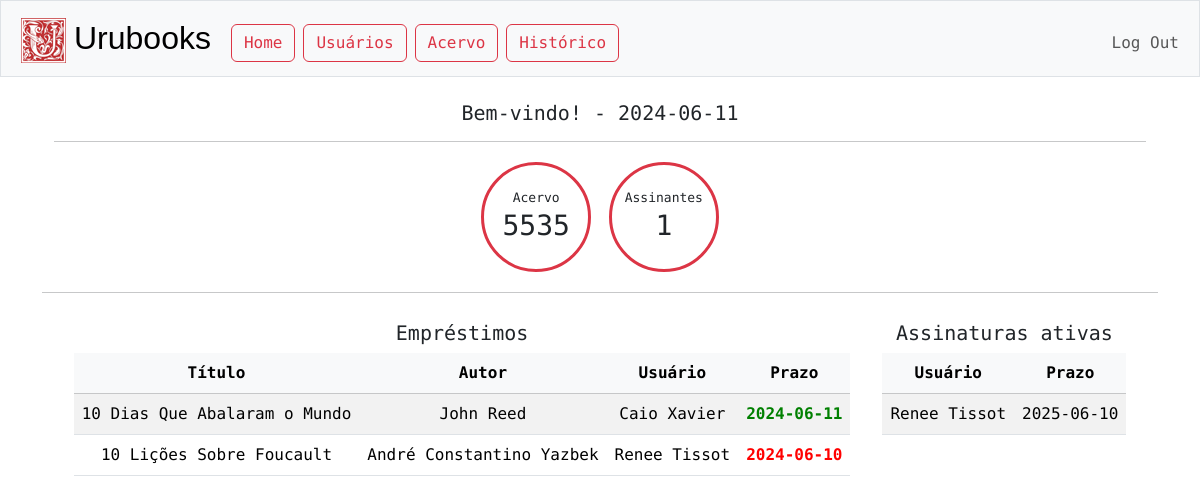
The page / (signed in) on the database its author committed.
### tables this page shows
CREATE TABLE emprestimos (
id INTEGER PRIMARY KEY AUTOINCREMENT,
obra_id INTEGER NOT NULL,
contato_cpf TEXT NOT NULL,
prazo TEXT,
data TEXT NOT NULL,
FOREIGN KEY(contato_cpf) REFERENCES contatos(cpf),
FOREIGN KEY(obra_id) REFERENCES acervo(id)
);

CREATE TABLE acervo (
id INTEGER PRIMARY KEY AUTOINCREMENT NOT NULL,
titulo TEXT NOT NULL,
autor TEXT NOT NULL,
editora TEXT,
ano INTEGER,
status TEXT
);

CREATE TABLE contatos (
cpf TEXT PRIMARY KEY NOT NULL,
nome TEXT NOT NULL,
telefone TEXT,
email TEXT,
endereço TEXT,
assinante TEXT
);

CREATE TABLE assinaturas (
id INTEGER PRIMARY KEY AUTOINCREMENT,
contato_cpf TEXT NOT NULL,
plano TEXT NOT NULL,
data TEXT NOT NULL,
prazo TEXT NOT NULL,
status TEXT NOT NULL,
FOREIGN KEY(contato_cpf) REFERENCES contatos(cpf)
);

### app.py (the view, shortened to what this page needs)
@app.route("/")
@login_required
def index():
    last_update = db.execute("SELECT data FROM updated")
    assinaturas = db.execute("SELECT * FROM assinaturas JOIN contatos ON assinaturas.contato_cpf = contatos.cpf\
                             WHERE assinaturas.status = 'ATIVA' ORDER BY assinaturas.prazo DESC LIMIT 20")
    emprestimos = db.execute("SELECT * FROM emprestimos JOIN contatos ON emprestimos.contato_cpf = contatos.cpf\
                             JOIN acervo ON emprestimos.obra_id = acervo.id\
                             ORDER BY emprestimos.prazo DESC LIMIT 20")
    for e in emprestimos:
        if date.fromisoformat(e["prazo"]) < HOJE:
            e["atrasado"] = "true"
        else:
            e["atrasado"] = "false"
    acervo = db.execute('SELECT COUNT(*) FROM acervo')[0]['COUNT(*)']
    usuarios = db.execute('SELECT COUNT(*) FROM assinaturas WHERE status = "ATIVA"')[0]['COUNT(*)']
    return render_template("index.html", acervo=acervo, usuarios=usuarios, assinaturas=assinaturas, emprestimos=emprestimos, hoje=HOJE.isoformat())

### app.py (called while the page is built)
@app.after_request
def after_request(response):
    response.headers["Cache-Control"] = "no-cache, no-store, must-revalidate"
    response.headers["Expires"] = 0
    response.headers["Pragma"] = "no-cache"
    return response

### helpers.py (called while the page is built)
def login_required(f):
    @wraps(f)
    def decorated_function(*args, **kwargs):
        if session.get("user_id") is None:
            return redirect("/login")
        return f(*args, **kwargs)
    return decorated_function

### templates/index.html (shortened to what this page needs)
{% extends "layout.html" %}
{% block main %}
<div class="container">
    <h5>Bem-vindo! - {{ hoje }}</h5>
    <hr>
    <span class="dashboard-info border-danger rounded-circle text-center m-1"><tag style="font-size: small;">Acervo</tag><br><h3>{{ acervo }}</h3></span>
    <span class="dashboard-info border-danger rounded-circle text-center m-1"><tag style="font-size: small;">Assinantes</tag><br><h3>{{ usuarios }}</h3></span>
</div>
<hr>
<div class="row justify-content-center my-4">
    <div class="col-xl-auto m-1 table-responsive">
        <h5>Empréstimos</h5>
        <table class="table table-striped">
            <thead class="table-light">
                <th>Título</th>
                <th>Autor</th>
                <th>Usuário</th>
                <th>Prazo</th>
            </thead>
            <tbody>
                {% if emprestimos %}
                    {% for emprestimo in emprestimos %}
                        <tr>
                            <td>{{ emprestimo.titulo }}</td>
                            <td>{{ emprestimo.autor }}</td>
                            <td>{{ emprestimo.nome }}</td>
                            {% set color = "red" if emprestimo.atrasado == "true" else "green" %}
                                <td style="color:{{ color }}"><b>{{ emprestimo.prazo }}<b></td>
                        </tr>
                    {% endfor %}
                {% else %}
                    <tr>
                        <td colspan="6">Nenhum empréstimo</td>
                    </tr>
                {% endif %}
            </tbody>
        </table>
    </div>
    <div class="col-xl-auto m-1">
        <div class="table-responsive">
            <h5>Assinaturas ativas</h5>
            <table class="table table-striped">
                <thead class="table-light">
                    <th>Usuário</th>
                    <th>Prazo</th>
                </thead>
                <tbody>
                    {% if assinaturas %}
                        {% for assinatura in assinaturas %}
                        <tr>
                            <td>{{ assinatura.nome }}</td>
                            <td>{{ assinatura.prazo }}</td>
                        </tr>
                        {% endfor %}
                    {% else %}
                    <tr>
                        <td colspan="2">Nenhuma assinatura</td>
                    </tr>
                    {% endif %}
                </tbody>
            </table>
        </div>
    </div>
</div>
{% endblock %}

### static/styles.css (style rules this page uses)
body { font-family: "Roboto Mono", monospace; }
.dashboard-info { display:inline-block; height: 110px; width: 110px; padding-top:20px; border-style: solid; border-width: 3px; }

### rows shown on the page
emprestimos: titulo "10 Dias Que Abalaram o Mundo", autor "John Reed", nome "Caio Xavier", prazo "2024-06-11"
emprestimos: titulo "10 Lições Sobre Foucault", autor "André Constantino Yazbek", nome "Renee Tissot", prazo "2024-06-10"
assinaturas: nome "Renee Tissot", prazo "2025-06-10"

### other values the page prints
{{ hoje }} "2024-06-11"
{{ acervo }} "5535"
{{ usuarios }} "1"
